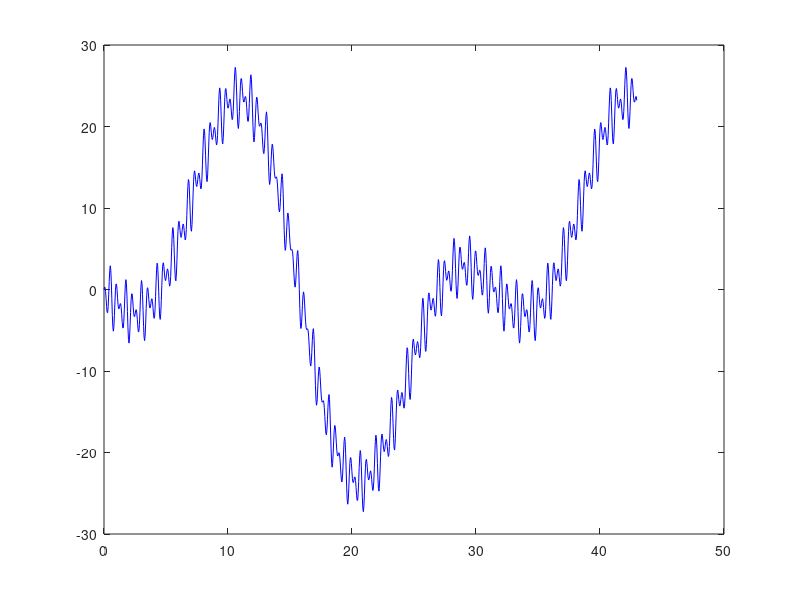
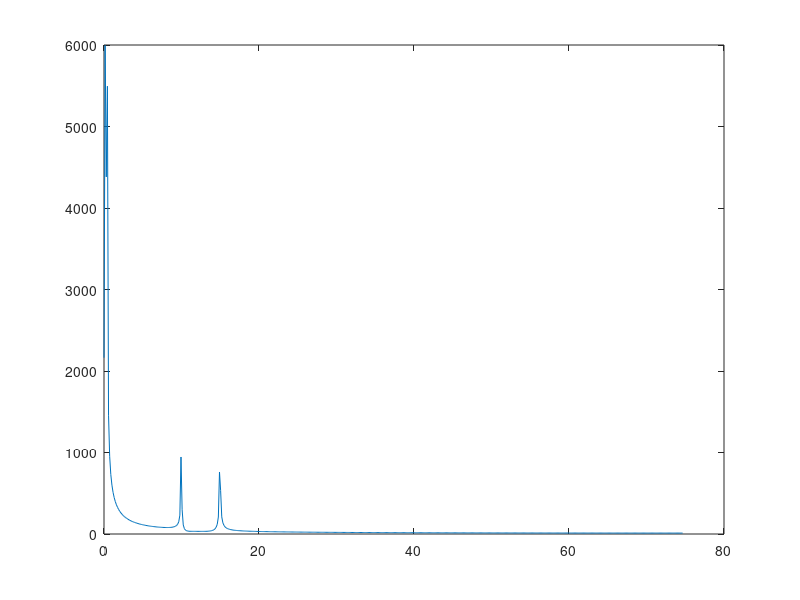
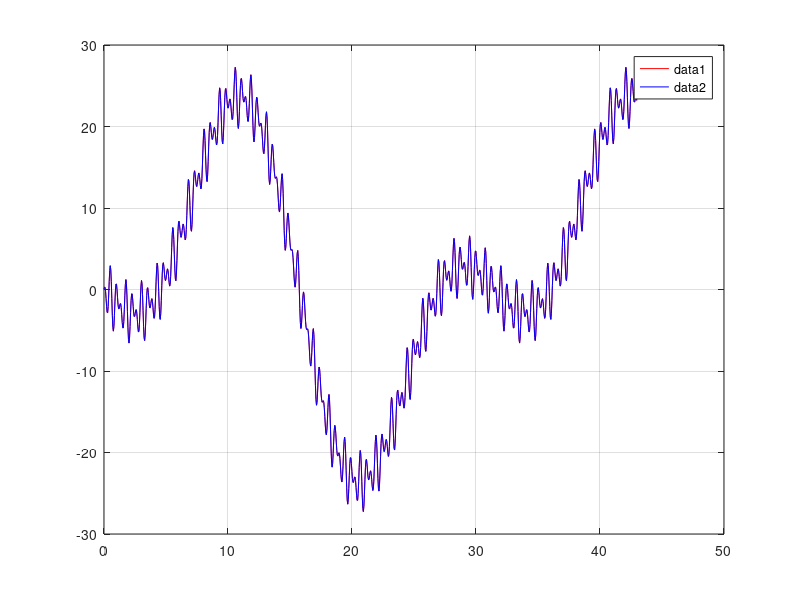
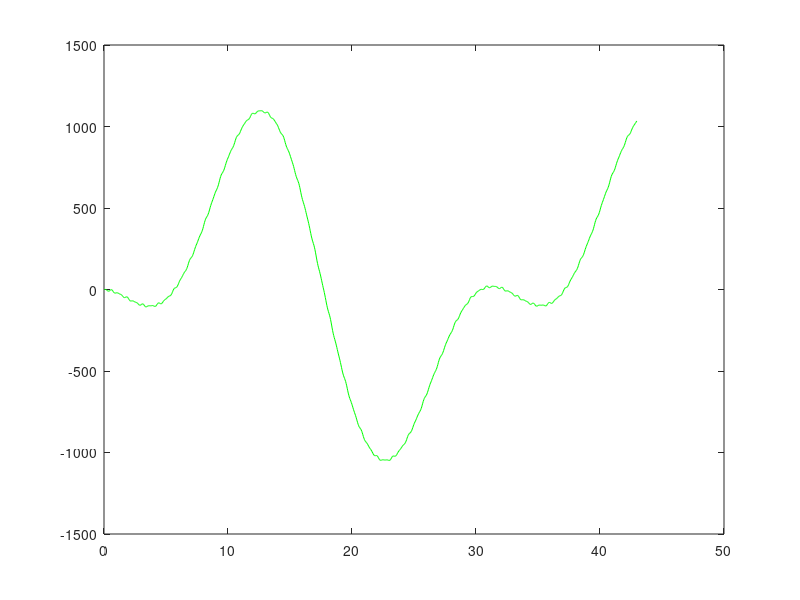

MATLAB code to generate these figures, in order:
function aproximacion_2

  %registro del aula
  g = load("datosfuncion.txt", "-ascii");
  N = length(g);
  w0 = (2 * pi) / N;
  Dt = 0.042;
  t0=0;
  m=fix((N-1)/2);
  dim=2*m+1;


  Tp=N*Dt;      %Rango de Abscisas
  w1=(2*pi)/Tp; %



  %GRAFICA DE FUNCION G
  for k=1:N
    t(k)=t0+(k-1)*Dt;
  endfor

  figure(1)
  grid on
  plot(t,g,'b')

  %TDF

  tdfG=fft(g,N);      %TDF

  modulo=abs(tdfG);   %modulo

##  fase=angle(tdfG);   %angulo

  %Crear un vector de frecuencias
  frecuencias=w1*(0:(N-1));

  %Grafica en frecuencias
  figure(2)
  plot(frecuencias(1:N/2), modulo(1:N/2))
##
##  figure(3)
##  plot(frecuencias(1:N/2), fase(1:N/2))

  %Matriz PHI
  phi=zeros(N,dim);
  phi(:,1)=1;
  for j=1:N
    for k=1:m
      phi(j,2*k)=cos(w0*k*(j-1));
      phi(j,2*k+1)=sin(w0*k*(j-1));
    endfor
  endfor

  G=phi'*g;
  a=zeros(dim,1);
##  a(1,1)=G(1)/N;
##  for k=2:dim
##      a(k)=G(k)/(N/2);
##  endfor
  a=inv(phi'*phi)*G;  %Otra forma de calcular 'a' mejor
  display(a)



  %Aprox con MIN Cuadrado y Funciones Trigonometricas
  pa=phi*a;

  figure(4)
  plot(t, pa,'r',t,g,'b')
  grid on
  legend


  %%NO PODEMOS VARIAR M PARA VER DIFERENTES RESULTADOS

  %h o g significa g convolucion h. h y g van a tener N elementos porque son en funcion de t.
  %y(t) va a tener 2 * N - 1 elementos

  %Convolucion
  k=3;
  p=w1*k;

  for k=1:N
      h(k)=e^(-p*t(k));
  endfor
  y=conv(g,h);

  display(length(y))

  figure(5);
  plot(t,y(1:(length(t))),'g');

endfunction